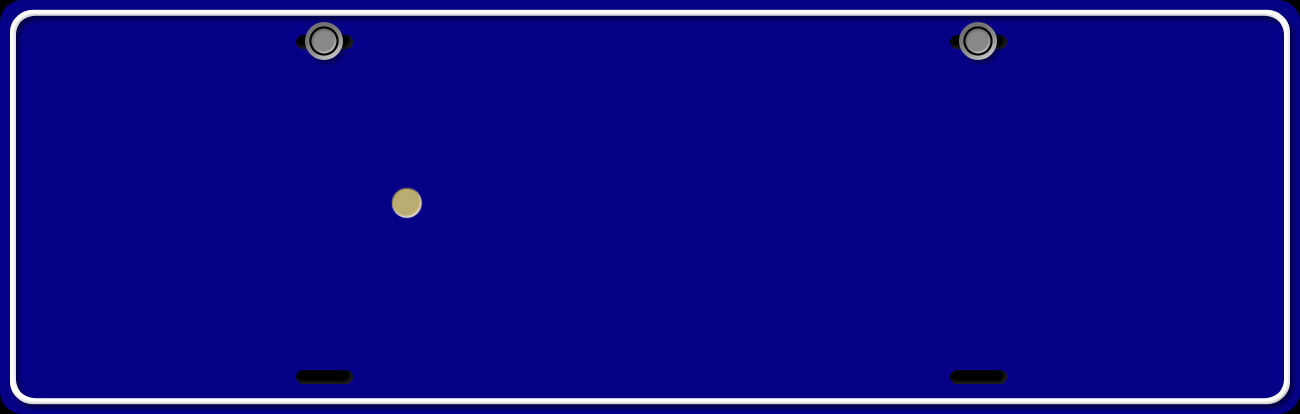
#> input picture t.bmp, 1300 x 414 px
$ python singlecard.py
#> lines starting #> are read from the running program, lines starting #| are printed output that depends on the picture
from PIL  import Image,ImageFont,ImageDraw
import numpy as np
from pylab import *
import cv2
def makecarnum(str):
    fontchinese = ImageFont.truetype('simhei.ttf',250)#使用自定义的字体，第二个参数表示字符大小
    font = ImageFont.truetype('font.ttf', 310)
    im = Image.open('t.bmp')
    draw = ImageDraw.Draw(im)#绘图句柄

    xc,yc=(15,75) #初始左上角的坐标
    x, y = (35, 45)
    draw.text((xc,yc), str[0], font=fontchinese)#绘图M
    offsetx, offsety = fontchinese.getoffset(str[0])  # 获得文字的offset位置
    width, height = fontchinese.getsize(str[0])  # 获得文件的大小
    draw.text((offsetx+x+width, y), str[1:], font=font)
    im = np.array(im)

    pos=[]
    for i in range(len(str)):
        if i==0:
            offsetx, offsety = fontchinese.getoffset(str[i])  # 获得文字的offset位置
            width, height = fontchinese.getsize(str[i])  # 获得文件的大小
            rect=[offsetx+x,offsety+y,offsetx+x+width,offsety+y+height]
        else:
            offsetx, offsety = font.getoffset(str[i])  # 获得文字的offset位置
            width, height = font.getsize(str[i])  # 获得文件的大小
            rect=[pos[i-1][2],pos[i-1][1],pos[i-1][2]+width,pos[i-1][3]]
        # cv2.rectangle(im, (rect[0], rect[1]), (rect[2], rect[3]), (255, 255, 255), 1)
        pos.append(rect)
    imshow(im)
    show()
    imsave("img/"+str+'.png',im)
    # np.savetxt(str+'.txt',pos)#保存左上和右下


chars = [ u"0", u"1", u"2", u"3", u"4", u"5", u"6", u"7", u"8", u"9", u"A",
             u"B", u"C", u"D", u"E", u"F", u"G", u"H", u"J", u"K", u"L", u"M", u"N", u"P", u"Q", u"R", u"S", u"T", u"U", u"V", u"W", u"X",
             u"Y", u"Z"]
chinachars=[u"京", u"沪", u"津", u"渝", u"冀", u"晋", u"蒙", u"辽", u"吉", u"黑", u"苏", u"浙", u"皖", u"闽", u"赣", u"鲁", u"豫", u"鄂", u"湘", u"粤", u"桂",
             u"琼", u"川", u"贵", u"云", u"藏", u"陕", u"甘", u"青", u"宁", u"新",u"港",u"学",u"使",u"警",u"澳",u"挂",u"军",u"北",u"南",u"广",u"沈",u"兰",u"成",u"济",u"海",u"民",u"航",u"空"]
print(np.random.randint(0, 2))
str=''
print(len(chars),len(chinachars))
for i in range(7):
    if i==0:
        str=str+chinachars[np.random.randint(0, 50)]
    else:
        str = str +chars[np.random.randint(0, 35)]
makecarnum(str)
#> in makecarnum, im is the input picture: PIL image 1300x414 RGB; mean R, G, B 15.3, 9.6, 135.7
#> in makecarnum, `im = np.array(im)`:
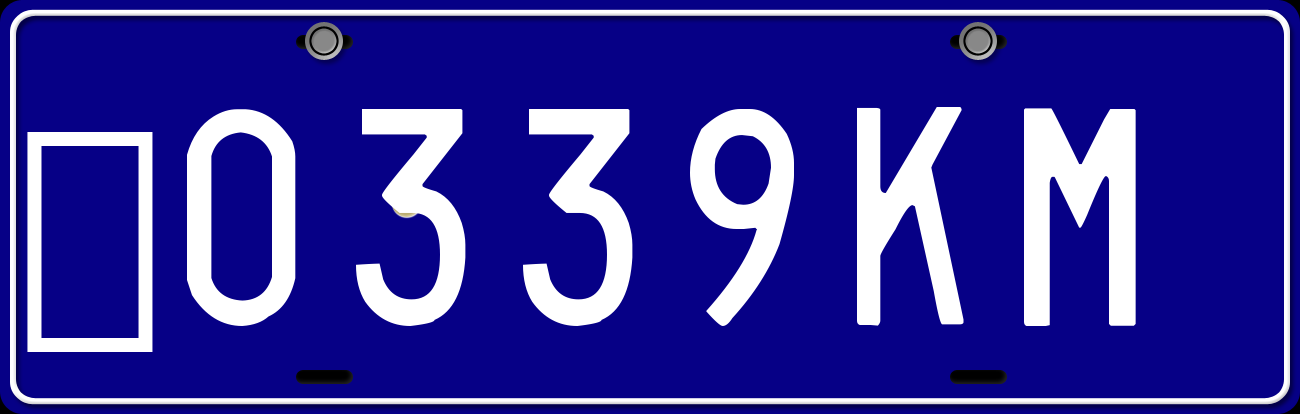
#> im: shape (414, 1300, 3); mean R, G, B 51.8, 47, 153.6
